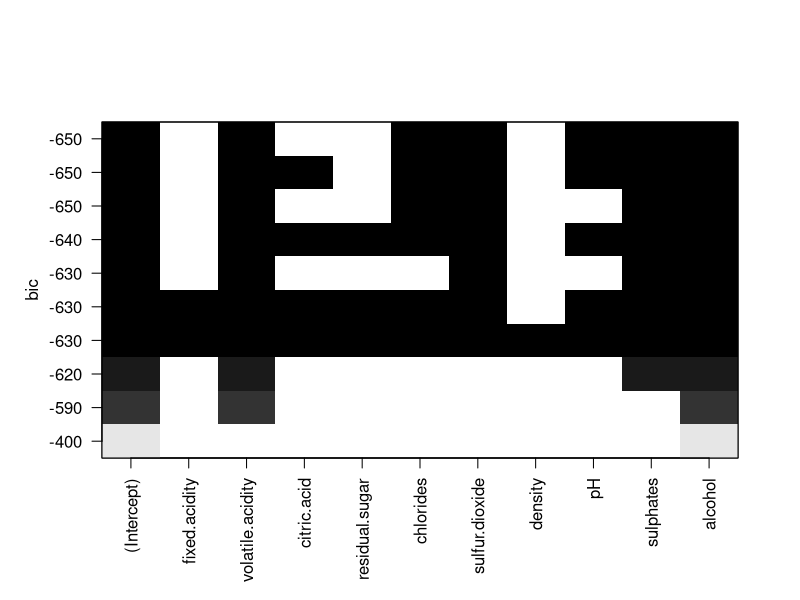
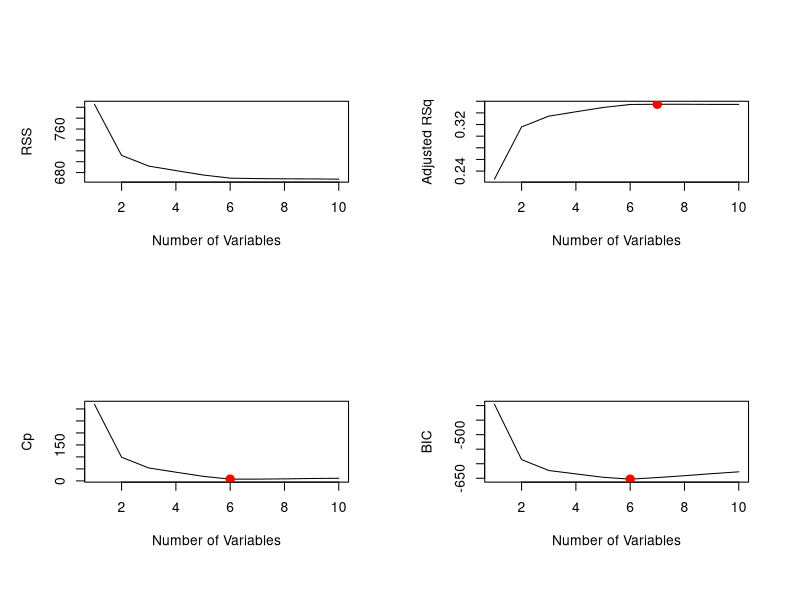
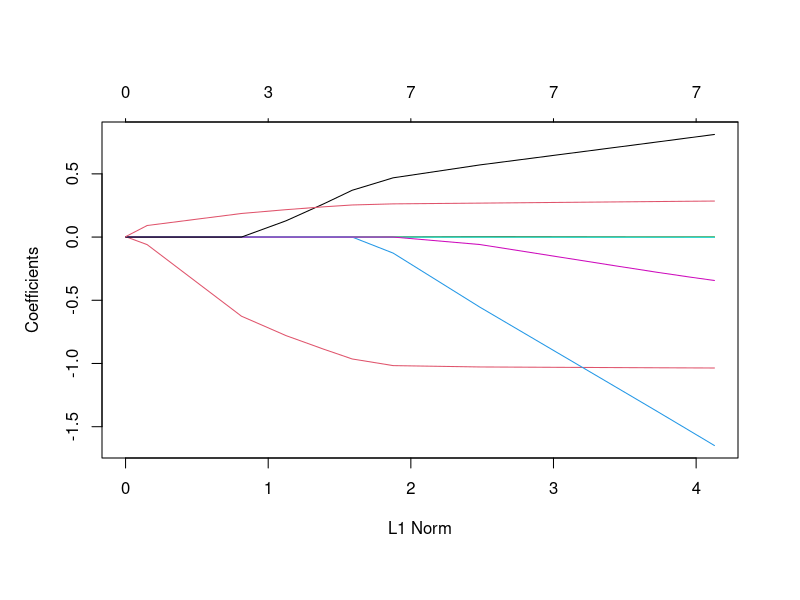
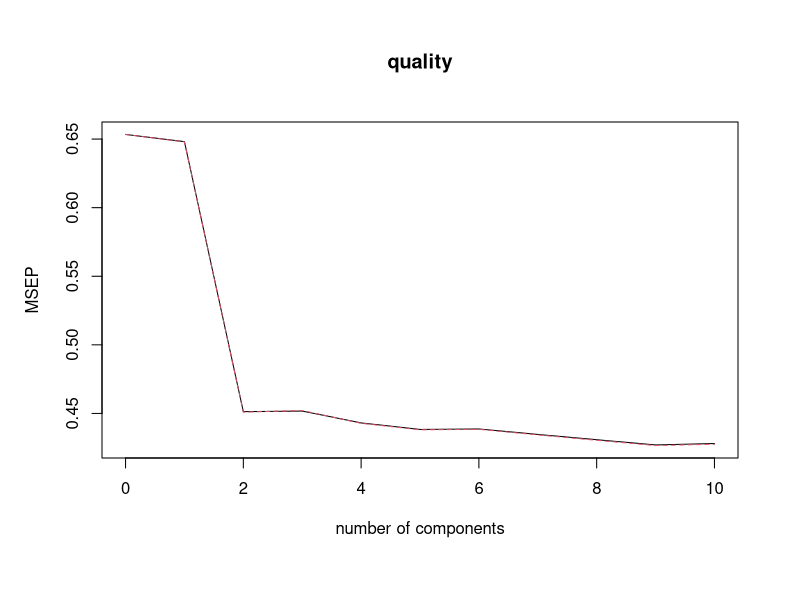
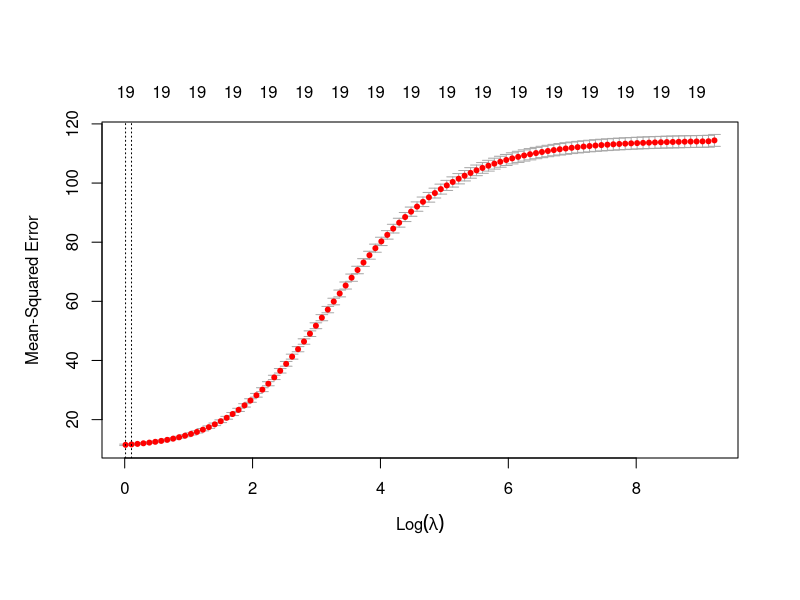
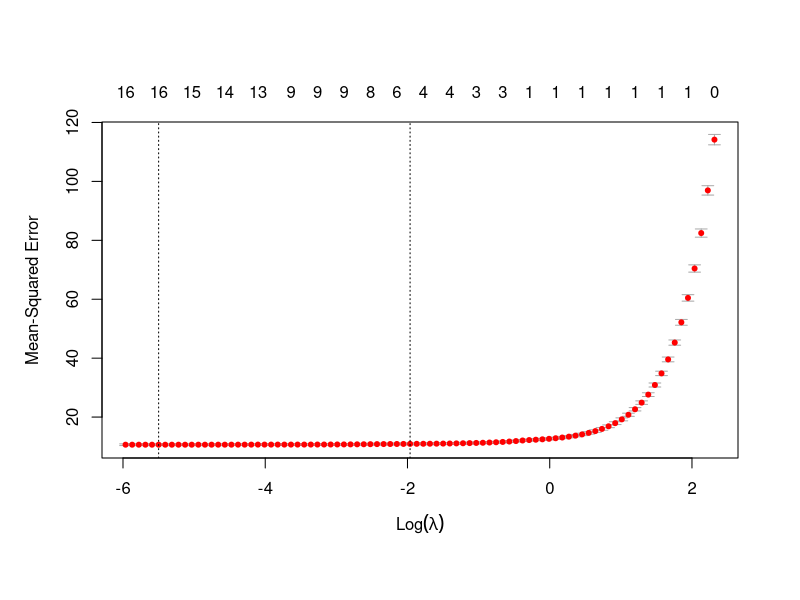
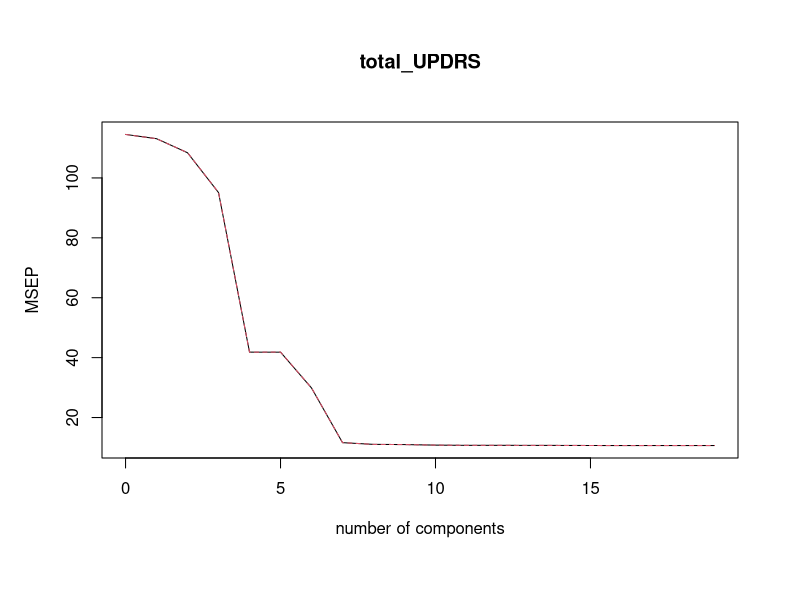

Recreate these plots in R, in order.
# Chapter 6 Code

wine <- read.csv(file = "Data/wine.csv")
park <- read.csv(file = "Data/park.csv")
gene <- read.csv(file = "Data/gene.csv")

# Subset selection ---------------------------------------------------

library(leaps)

#best subset
fit.sub <- regsubsets(quality ~ ., data = wine, nvmax = 10)	
summary(fit.sub)

summary(fit.sub)$adjr2
summary(fit.sub)$cp
summary(fit.sub)$bic

plot(fit.sub, scale = "bic")

reg.summary <- summary(fit.sub)

par(mfrow = c(2,2)) 

plot(reg.summary$rss, xlab = "Number of Variables", ylab = "RSS", type = "l")

plot(reg.summary$adjr2, xlab = "Number of Variables", ylab = "Adjusted RSq", type = "l")
which.max(reg.summary$adjr2)
points(7, reg.summary$adjr2[7], col = "red", cex = 2, pch = 20)

plot(reg.summary$cp, xlab = "Number of Variables", ylab = "Cp", type = "l") 
which.min(reg.summary$cp) 
points(6, reg.summary$cp[6], col = "red", cex = 2, pch = 20) 

plot(reg.summary$bic, xlab = "Number of Variables", ylab = "BIC", type = "l") 
which.min(reg.summary$bic)
points(6, reg.summary$bic[6], col = "red", cex = 2, pch = 20)


#forwards/backwards stepwise
fit.for <- regsubsets(quality ~ ., data = wine, nvmax = 10, method = "forward")
summary(fit.for)

fit.back <- regsubsets(quality ~ ., data = wine, nvmax = 10, method = "backward")
summary(fit.back)

par(mfrow=c(1,1))



# Regularization -----------------------------------------------------

library(glmnet)
set.seed(1)
x <- model.matrix(quality ~ ., wine)[, -1]
y <- wine$quality
grid <- 10^seq(10, -2, length = 100)


#ridge
fit.Ridge <- glmnet(x, y, alpha = 0 , lambda = grid)

fit.Ridge$lambda[75]
coef(fit.Ridge)[, 75]
coef(fit.Ridge, s = fit.Ridge$lambda[75])

predict(fit.Ridge, s = 10, type = "coefficients")

ridge.pred1 <- predict(fit.Ridge, s = fit.Ridge$lambda[75], newx = x)
mean((ridge.pred1 - y)^2)

ridge.pred2 <- predict(fit.Ridge, s = 10, newx = x)
mean((ridge.pred2 - y)^2)
coef(fit.Ridge, s = 10)

ridge.pred3 <- predict(fit.Ridge, newx = x)
dim(ridge.pred3)
head(ridge.pred3)

mean(ridge.pred3[, 75] == ridge.pred1)

summary(ridge.pred1)


#lasso
fit.Lasso <- glmnet(x, y, alpha = 1, lambda = grid)
plot(fit.Lasso)

coef(fit.Lasso, s = fit.Lasso$lambda[75])
coef(fit.Lasso, s = fit.Lasso$lambda[90])
predict(fit.Lasso, s = 0.05, type = "coefficients")
coef(fit.Lasso, s = 0.05)

lasso.pred1 <- predict(fit.Lasso, s = 0.05, newx = x)
mean((lasso.pred1 - y)^2)
summary(lasso.pred1)

lasso.pred2 <- predict(fit.Lasso, s = fit.Lasso$lambda[90], newx = x)
mean((lasso.pred2 - y)^2)
summary(lasso.pred2)



# Dimension reduction ------------------------------------------------

library(pls)
set.seed(100)

fit.PCR <- pcr(quality ~ ., data = wine, scale = TRUE, validation = "CV")
summary(fit.PCR)
validationplot(fit.PCR, val.type = "MSEP")

pred.PCR <- predict(fit.PCR, wine, ncomp = 2)
mean((pred.PCR - wine$quality)^2)



# CV and train/test --------------------------------------------------

#cv with glmnet
set.seed(234)

x <- model.matrix(out ~ ., gene)[, -1]
y <- gene$out

fit.gene <- cv.glmnet(x, y, alpha = 1, nfolds = 5)
fit.gene$lambda
fit.gene$lambda.min
fit.gene$lambda.1se
coef(fit.gene, s = c(fit.gene$lambda.min, fit.gene$lambda.1se))
predict(fit.gene, newx = x, s = "lambda.min")


#train/test
set.seed(1)
park <- park[, -1]
train <- sample(1:dim(park)[1], 0.75*dim(park)[1])

x <- model.matrix(total_UPDRS ~ ., park)[, -1]
y <- park$total_UPDRS

fit.r <- cv.glmnet(x[train, ], y[train], alpha = 0)
plot(fit.r)
bestlam.r <- fit.r$lambda.min
pred.ridge <- predict(fit.r, s = bestlam.r, newx = x[-train, ])
mean((pred.ridge - y[-train])^2)

fit.l <- cv.glmnet(x[train, ], y[train], alpha = 1)
plot(fit.l)
bestlam.l <- fit.l$lambda.min
pred.lasso <- predict(fit.l, s = bestlam.l, newx = x[-train, ])
mean((pred.lasso - y[-train])^2)

fit.reg <- lm(total_UPDRS ~ ., data = park, subset = train)
pred.reg <- predict(fit.reg, park[-train, ])
mean((pred.reg - park$total_UPDRS[-train])^2)

fit.pcr <- pcr(total_UPDRS ~ ., data = park, scale = TRUE, validation = "CV") 
summary(fit.pcr)
validationplot(fit.pcr, val.type = "MSEP")
pred.pcr <- predict(fit.pcr, park, ncomp = 8)
mean((pred.pcr - park$total_UPDRS)^2)   # subset?

best.fit <- glmnet(x, y, alpha = 1)
predict(best.fit, s = bestlam.l, type = "coefficients")
